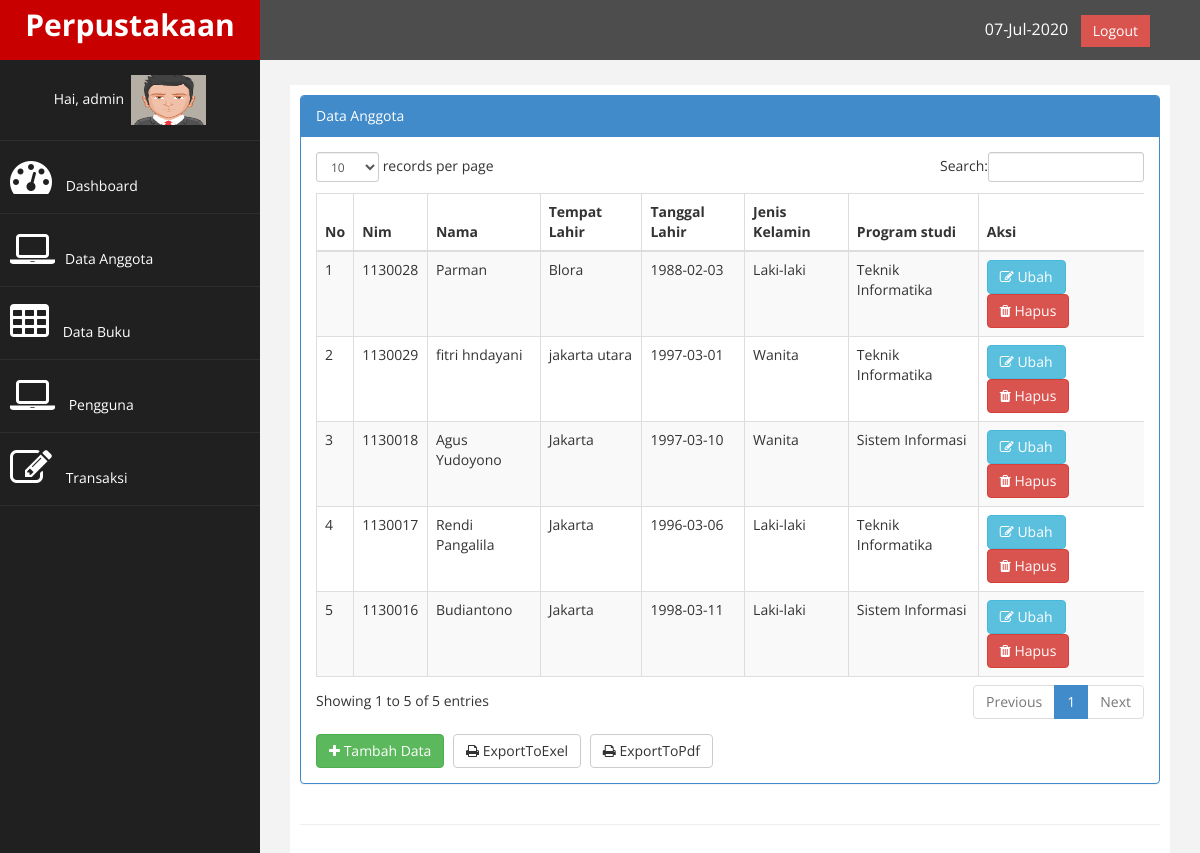
/index.php?page=anggota (signed in), run on the app's committed database.
### tables this page shows
CREATE TABLE `tb_user` (
  `id` int(11) NOT NULL,
  `username` varchar(100) NOT NULL,
  `password` varchar(100) NOT NULL,
  `nama` varchar(200) NOT NULL,
  `level` varchar(30) NOT NULL,
  `foto` varchar(200) NOT NULL
);

CREATE TABLE `tb_anggota` (
  `nim` int(11) NOT NULL,
  `nama` varchar(250) NOT NULL,
  `tempat_lahir` varchar(100) NOT NULL,
  `tgl_lahir` date NOT NULL,
  `jk` enum('l','p') NOT NULL,
  `prodi` varchar(75) NOT NULL
);

### page/anggota/anggota.php (the view)
<div class="row">
                <div class="col-md-12">
                    <div class="panel panel-primary">
                        <div class="panel-heading">
                             Data Anggota
                        </div>
                        <div class="panel-body">
                            <div class="table-responsive">
                                <table class="table table-striped table-bordered table-hover" id="dataTables-example">
                                    <thead>
                                        <tr>
                                            <th>No</th>
                                            <th>Nim</th>
                                            <th>Nama</th>
                                            <th>Tempat Lahir</th>
                                            <th>Tanggal Lahir</th>
                                            <th>Jenis Kelamin</th>
                                            <th>Program studi</th>
                                            <th>Aksi</th>
                                        </tr>
                                    </thead>
                                    <tbody>
                                        <?php
                                            $no = 1;
                                            $sql = $koneksi->query("select * from tb_anggota");
                                            while ($data= $sql->fetch_assoc()) {
                                            $jk = ($data['jk']==l)?"Laki-laki":"Wanita";
                                            $prodi = ($data['prodi']==ti)?"Teknik Informatika":"Sistem Informasi";
                                        ?>
                                        <tr>
                                            <td><?php echo $no++; ?></td>
                                            <td><?php echo $data['nim'];?></td>
                                            <td><?php echo $data['nama'];?></td>
                                            <td><?php echo $data['tempat_lahir'];?></td>
                                            <td><?php echo $data['tgl_lahir'];?></td>
                                            <td><?php echo $jk;?></td>
                                            <td><?php echo  $prodi ;?></td>
                                            <td>
                                                <a href="?page=anggota&aksi=ubah&id=<?php echo $data['nim']; ?>" class="btn btn-info" ><i class="fa fa-edit"></i> Ubah</a>
                                                <a onclick="return confirm('Anda Yakin Akan Mengahapus Data Ini ... ???')" href="?page=anggota&aksi=hapus&id=<?php echo $data['nim']; ?>" class="btn btn-danger" ><i class="fa fa-trash"></i> Hapus</a>
                                            </td>
                                        </tr>
                                        <?php  } ?>
                                    </tbody>
                                    </table>
                                  </div>
                                  <a href="?page=anggota&aksi=tambah" class="btn btn-success" style="margin-top: 8px;"><i class="fa fa-plus"></i> Tambah Data</a>
                                  <a href="./laporan/laporan_anggota_exel.php" class="btn btn-default" target="blank" style="margin-top: 8px; margin-left: 5px;"><i class="fa fa-print"></i> ExportToExel</a>
                                  <a href="./laporan/laporan_anggota.php" class="btn btn-default" target="blank" style="margin-top: 8px; margin-left: 5px;"><i class="fa fa-print"></i> ExportToPdf</a>
                        </div>
                     </div>
                   </div>
     </div>

### index.php (shortened to what this page needs)
<?php
    $koneksi = new mysqli("localhost","root","","db_perpustakaan");
    if($_SESSION['admin'] || $_SESSION['user']){
?>
<!DOCTYPE html>
<html xmlns="http://www.w3.org/1999/xhtml">
<head>
    <link href="assets/css/bootstrap.css" rel="stylesheet" />
    <link href="assets/css/font-awesome.css" rel="stylesheet" />
    <link href="assets/css/custom.css" rel="stylesheet" />
   <link href="assets/js/dataTables/dataTables.bootstrap.css" rel="stylesheet" />
</head>
<body>
    <div id="wrapper">
        <nav class="navbar navbar-default navbar-cls-top " role="navigation" style="margin-bottom: 0">
            <div class="navbar-header">
                <a class="navbar-brand" href="index.php">Perpustakaan</a>
            </div>
  <div style="color: white;
padding: 15px 50px 5px 50px;
float: right;
font-size: 16px;"><?php echo date('d-M-Y'); ?> &nbsp; <a href="logout.php" class="btn btn-danger square-btn-adjust">Logout</a> </div>
        </nav>
                <nav class="navbar-default navbar-side" role="navigation">
            <div class="sidebar-collapse">
                <ul class="nav" id="main-menu">
				<li class="text-center">
                    <?php
                           if($_SESSION['admin']){
                                $user_l=$_SESSION['admin'];
                           }elseif ($_SESSION['user']) {
                                $user_l=$_SESSION['user'];
                           }
                           $sql_u = $koneksi->query("select* from tb_user where id='$user_l'");
                           $data_u = $sql_u->fetch_assoc();
                        ?>
                     <a>Hai, <?php echo $data_u['username']; ?>&nbsp;&nbsp;<img src="images/<?php echo $data_u['foto']; ?>" alt="" width="75" height="50" style=""></a></li>
                    <li>
                        <a  href="index.php"><i class="fa fa-dashboard fa-3x"></i> Dashboard</a>
                    </li>
                    <li>
                        <a  href="?page=anggota"><i class="fa fa-laptop fa-3x"></i>Data Anggota</a>
                    </li>
                    <li>
                        <a  href="?page=buku"><i class="fa fa-table fa-3x"></i> Data Buku</a>
                    </li>
                    <?php if ($_SESSION['admin']) {?>
                    <li>
                        <a  href="?page=pengguna"><i class="fa fa-laptop fa-3x"></i></i> Pengguna</a>
                    </li>
                    <?php } ?>
                    <li>
                        <a  href="?page=transaksi"><i class="fa fa-edit fa-3x"></i></i> Transaksi</a>
                    </li>
                </ul>
            </div>
        </nav>
        <div id="page-wrapper" >
            <div id="page-inner">
                <div class="row">
                    <div class="col-md-12">
                     	<?php
                     		$page = $_GET['page'];
                     		$aksi = $_GET['aksi'];
                     		if ($page == "buku") {
                     			if ($aksi == "") {
                     				include "page/buku/buku.php";
                     			}elseif ($aksi== "tambah") {
                                    include "page/buku/tambah.php";
                                }elseif ($aksi== "ubah") {
                                    include "page/buku/ubah.php";
                                }elseif ($aksi== "hapus") {
                                    include "page/buku/hapus.php";
                                }elseif ($aksi== "cetak") {
                                    include "page/buku/form_laporan_buku.php";
                                }
                     		}elseif ($page == "anggota" ) {
                     			if ($aksi == "") {
                     				include "page/anggota/anggota.php";
                     			}elseif ($aksi == "tambah") {
                                    include "page/anggota/tambah.php";
                                }elseif ($aksi == "ubah") {
                                    include "page/anggota/ubah.php";
                                }elseif ($aksi == "hapus") {
                                    include "page/anggota/hapus.php";
                                }
                            }elseif ($page=="") {
                                include "home.php";
                            }
                     	?>
                    </div>
                </div>
                 <hr />
    </div>
            </div>
        </div>
</body>
</html>
<?php
    }else{
        header("location:login.php");
    }
?>

### assets/css/custom.css (style rules this page uses)
body { font-family: 'Open Sans', sans-serif; }
#wrapper { width: 100%; background:#202020; }
#page-wrapper { padding: 15px 15px; min-height: 600px; background:#F3F3F3; }
#page-inner { width:100%; margin:10px 20px 10px 0px; background-color:#fff!important; padding:10px; min-height:1200px; }
.text-center { text-align:center; }
.square-btn-adjust { border: 0px solid transparent; -webkit-border-radius: 0px; -moz-border-radius: 0px; border-radius: 0px; }
.navbar-cls-top .navbar-brand { color: #fff; background: #C90000; width: 260px; text-align: center; height: 60px; font-size: 30px; font-weight: 700; }
.sidebar-collapse , .sidebar-collapse .nav { background:none; }
.sidebar-collapse .nav { padding:0; }
.sidebar-collapse .nav > li > a { color:#fff; background:#202020; text-shadow:none; }
.sidebar-collapse > .nav > li > a { padding:15px 10px; }
.sidebar-collapse > .nav > li { border-bottom: 1px solid rgba(107, 108, 109, 0.19); }
.navbar-side { border:none; background-color: #202020; }
.navbar-cls-top { background:#4D4D4D; border-bottom:none; }
.navbar-default { border:0px solid black; }
.navbar-header { background: #A70303; }
.nav > li > a > i { margin-right:10px; }
@media (min-width:768px) { #page-wrapper { margin: 0 0 0 260px; padding: 15px 30px; min-height: 1200px; } }
@media (min-width:768px) { .navbar-side { z-index: 1; position: absolute; width: 260px; } }
@media (min-width:768px) { .navbar { border-radius: 0px; } }

### data on the page
tb_user: username "admin", foto (picture)
tb_anggota: nim "1130028", nama "Parman", tempat_lahir "Blora", tgl_lahir "1988-02-03", jk "Laki-laki", prodi "Teknik Informatika"
tb_anggota: nim "1130029", nama "fitri hndayani", tempat_lahir "jakarta utara", tgl_lahir "1997-03-01", jk "Wanita", prodi "Teknik Informatika"
tb_anggota: nim "1130018", nama "Agus Yudoyono", tempat_lahir "Jakarta", tgl_lahir "1997-03-10", jk "Wanita", prodi "Sistem Informasi"
tb_anggota: nim "1130017", nama "Rendi Pangalila", tempat_lahir "Jakarta", tgl_lahir "1996-03-06", jk "Laki-laki", prodi "Teknik Informatika"
tb_anggota: nim "1130016", nama "Budiantono", tempat_lahir "Jakarta", tgl_lahir "1998-03-11", jk "Laki-laki", prodi "Sistem Informasi"
